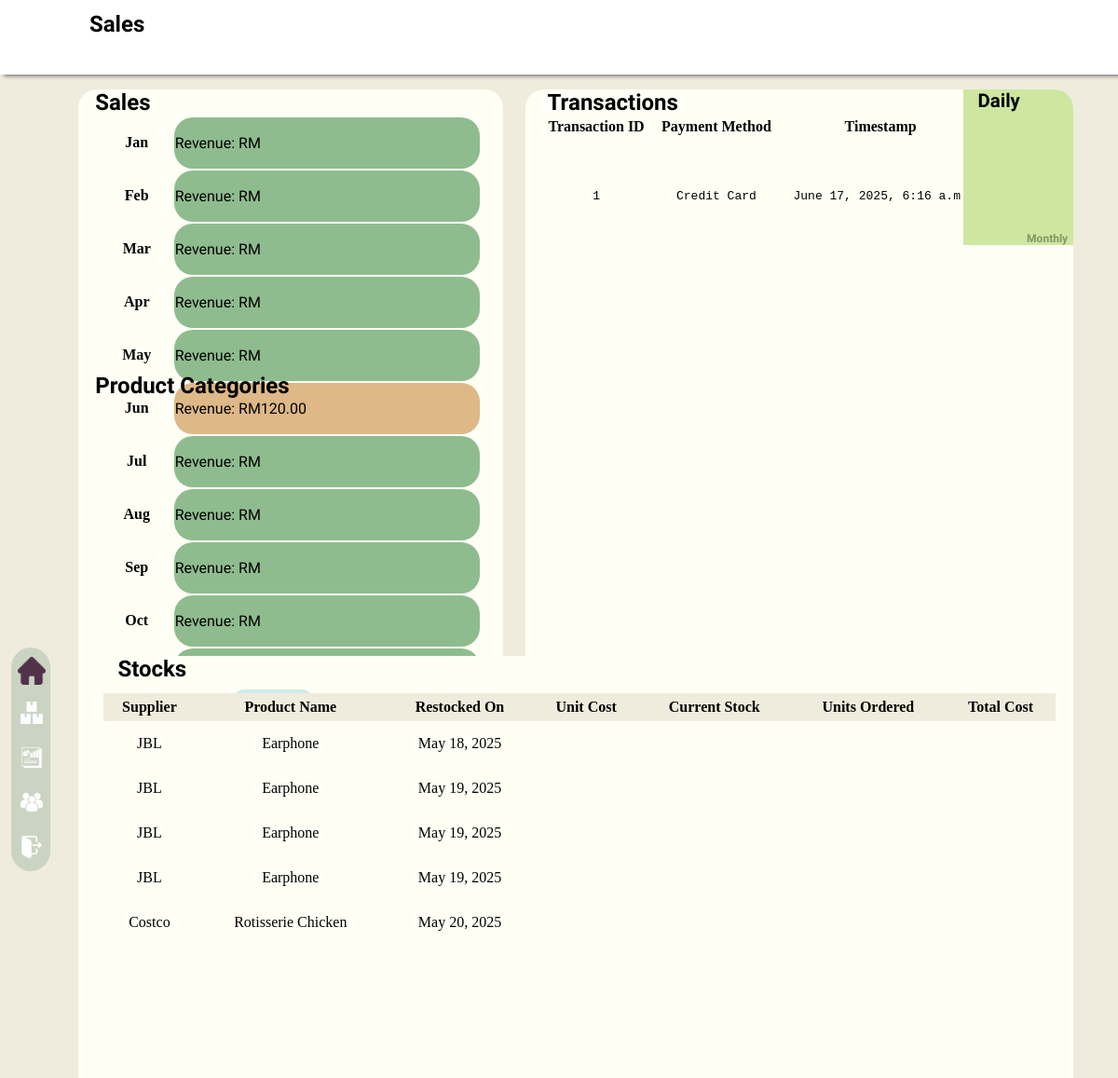
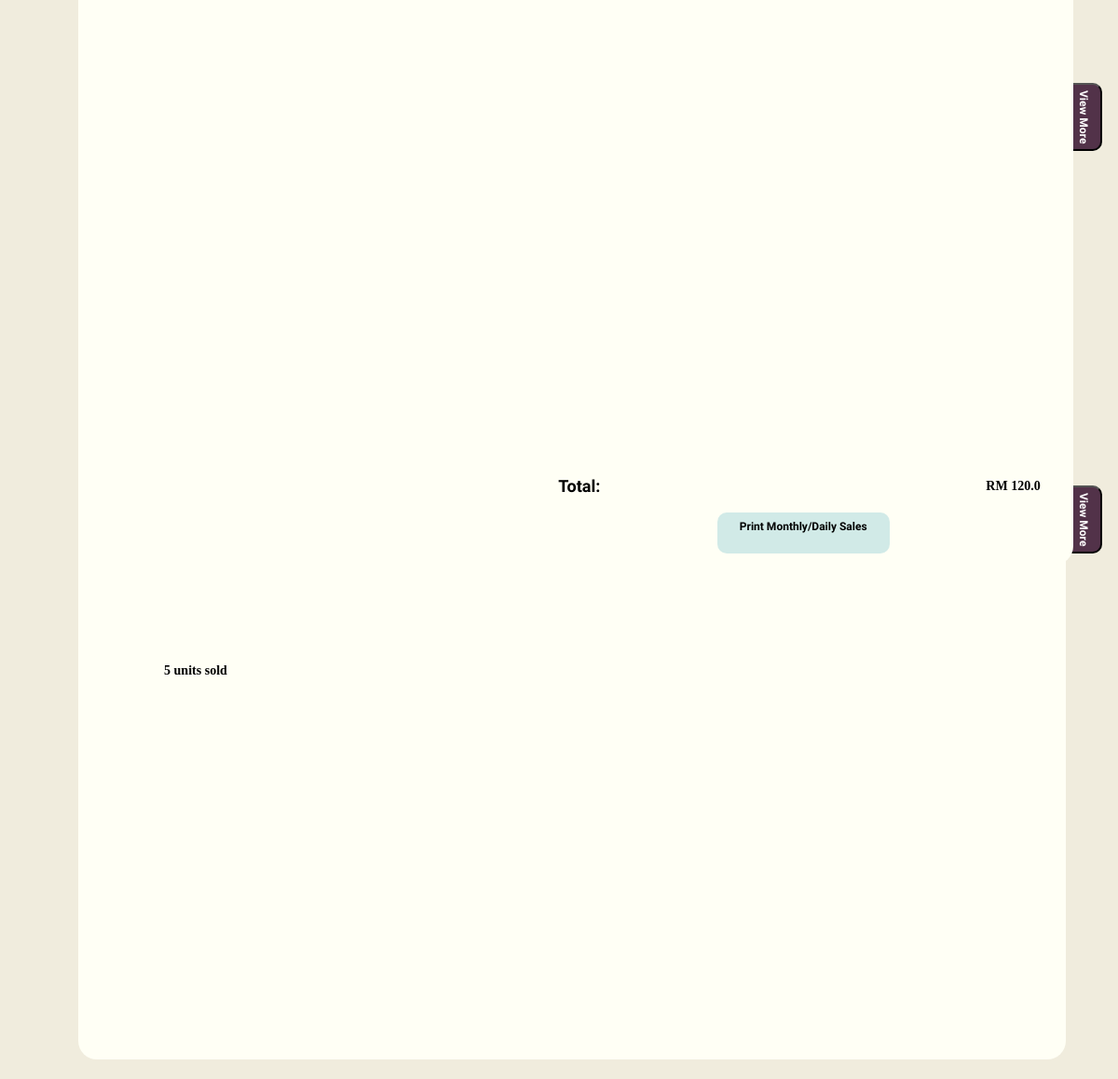
The page /report/ on the database its author committed (2 pictures, top to bottom).
### inventory/models.py (models this page shows, shortened)
class Product(models.Model):
    name = models.CharField(max_length=100, verbose_name='Name')
    quantity = models.IntegerField(verbose_name='Quantity')
    image = models.ImageField(upload_to='products/',default='/media/products/20240322_200331.jpg')
    qr_code = models.ImageField(upload_to='qr/')
    supplier = models.CharField(max_length=100)
    category = models.ForeignKey(Category, on_delete=models.CASCADE)
    price = models.FloatField()
    alert_threshold = models.IntegerField()
    timeStamp = models.DateTimeField(auto_now_add=True)

### pos/models.py (models this page shows)
class Payment(models.Model):
    cart = models.ForeignKey(Cart, on_delete=models.CASCADE)
    employeeID = models.ForeignKey(Employee, on_delete=models.CASCADE)
    payment_method = models.CharField(max_length=12,null=False)
    tax = models.FloatField(default=0.00)
    discount = models.FloatField(default=0.00)
    total_cost = models.FloatField(default=0.00,null=False)
    card_info = models.CharField(max_length=16, null=True)
    expiry = models.CharField(max_length=5,null=True)
    cvv = models.CharField(max_length=4,null=True)
    timeStamp = models.DateTimeField(auto_now_add=True)

### reports/views.py (the view, shortened to what this page needs)
# urls.py: path('', views.ManagerReportView, name="report"),
def ManagerReportView(request):
    template = loader.get_template('reports/partials/sales_transactions.html')
    sales_report = printSales()
    product_report = printBestProduct()
    stock_report = printInventory()
    if 'day_month' not in request.session:
        request.session['day_month'] = "day"
    print(request.POST)
    print(request.session['day_month'])
    if 'view_More' in request.POST:
        if request.POST['view_More'] == "stock":
            return redirect('/inventory/product_list')
        elif request.POST['view_More'] == "best_product":
            return redirect('/report/best-product')
    all_products = Product.objects.all().values()
    all_cart_items = CartItem.objects.all().values()
    total_product_sold=0
    best_product = []
    for item in all_products:
        for sold in all_cart_items:
            if sold['product_id'] == item['id']:
                total_product_sold += sold['quantity']
        if total_product_sold != 0:
            best_product.append({'product': item['name'], 'quantity_sold' : total_product_sold, 'image': f"{settings.MEDIA_URL}{item['image']}" if item['image'] else ''})
        total_product_sold = 0
    best_product.sort(key=lambda x:x['quantity_sold'])
    best_product.reverse()
    total_sold = CartItem.objects.aggregate(total=Sum('quantity'))
    category_sale = list(Category.objects.values('name').annotate(total=Sum('product__cartitem__quantity')))
    category_sale_only = [item for item in category_sale if item['total'] is not None]
    for i in category_sale_only:
        percentage = round(((i['total']/total_sold['total'])* 100),2)
        i.update({'y':percentage})
    today = datetime.now()
    this_month = today.strftime("%B").lower()
    all_monthly_sales = []
    sales_per_month = []
    total_yearly_sales = Payment.objects.filter(timeStamp__year = today.year).count()
    for i in range (1,13):
        monthly_sales = Payment.objects.filter(timeStamp__month = i).count()
        all_monthly_sales.append(monthly_sales)
        sales_on_month = Payment.objects.filter(timeStamp__month = i).aggregate(revenue = Sum('total_cost'))
        sales_per_month.append(sales_on_month['revenue'])
    for j in range(0,len(all_monthly_sales)):
        all_monthly_sales[j] = all_monthly_sales[j] / total_yearly_sales
    all_restock = Restock.objects.select_related('product_id').values_list(
        'product_id__supplier','product_id__name','date','cpu','product_id__quantity','units').all().annotate(unitPrice=F('units')*F('cpu'))
    total_revenue = 0
    total_transacts = 0
    if 'change-monthly' in request.POST:
        if request.POST['change-monthly'] == "1":
            show_transacts = Payment.objects.filter(timeStamp__month = today.month).values()
            products_sold = CartItem.objects.all().filter(cart_id__timeStamp__month = today.month).aggregate(sold=Sum('quantity'))
            for i in show_transacts:
                total_transacts += 1
                total_revenue += float(i['total_cost'])
            request.session['day_month'] = "month"
        elif request.POST['change-monthly'] == "0":
            show_transacts = Payment.objects.filter(timeStamp__day = today.day).values()
            products_sold = CartItem.objects.all().filter(cart_id__timeStamp__month = today.day).aggregate(sold=Sum('quantity'))
            for i in show_transacts:
                total_transacts += 1
                total_revenue += float(i['total_cost'])
            request.session['day_month'] = "day"
    else:
        if request.session['day_month'] == "day":
            show_transacts = Payment.objects.filter(timeStamp__day = today.day).values()
            products_sold = CartItem.objects.all().filter(cart_id__timeStamp__month = today.day).aggregate(sold=Sum('quantity'))
            for i in show_transacts:
                total_transacts += 1
                total_revenue += float(i['total_cost'])
        elif request.session['day_month'] == "month":
            show_transacts = Payment.objects.filter(timeStamp__month = today.month).values()
            products_sold = CartItem.objects.all().filter(cart_id__timeStamp__month = today.month).aggregate(sold=Sum('quantity'))
            for i in show_transacts:
                total_transacts += 1
                total_revenue += float(i['total_cost'])
    context = {
        'sales_report': sales_report,
        'product_report': product_report,
        'stock_report': stock_report,
        'month': this_month,
        'best_product' : best_product,
        'category_sale' : category_sale_only,
        'all_monthly_sales' : all_monthly_sales,
        'sales_per_month': sales_per_month,
        'all_restock' : all_restock,
        'transacts' : show_transacts,
        'total_revenue' : total_revenue,
        'month_or_day' : request.session['day_month'],
        }
    return HttpResponse(template.render(context,request))

### reports/templates/reports/partials/sales_transactions.html (shortened to what this page needs)
{% extends "reports/partials/show_restock.html" %}
{% load static %}
{% block transactions %}
    <link rel = "stylesheet" href="{% static 'css/sales_transactions.css' %}">
    <div id="transaction-box">
        <h2 class="boxTitle">Transactions</h2>
        {% if month_or_day == "month" %}
            <form action="" method="post" style="margin:0;">
                {% csrf_token %}
                <input type="hidden" name="change-monthly" value=0>
                <button type="submit" class="transac-switch">
                    <p class="periods monthly">Monthly</p>
                    <p class="periods daily">Daily</p>
                </button>
            </form>
        {% else %}
            <form action="" method="post" style="margin:0;">
                <button type="submit" class="transac-switch">
                    <p class="periods changed-monthly">Monthly</p>
                    <p class="periods changed-daily">Daily</p>
                </button>
            </form>
        {% endif %}
        <div id="transac-details">
            <table class="transac-table">
                <thead class="transac-table">
                    <tr>
                        <th> Transaction ID </th>
                        <th> Payment Method </th>
                        <th> Timestamp </th>
                        <th> Amount </th>
                    </tr>
                </thead>
                <tbody class="transac-table">
                    {% if transacts %}
                        {% for items in transacts %}
                            <tr style="height:10%;">
                                <td>{{items.id}}</td>
                                <td>{{items.payment_method}}</td>
                                <td>{{items.timeStamp}}</td>
                                <td>RM {{items.total_cost|floatformat:2}}</td>
                            </tr>
                        {% endfor %}
                        <tr>
                            <td></td>
                        </tr>
                    {% else %}
                        <tr>
                            <td colspan="4">No Transaction Made Today</td>
                        </tr>
                    {% endif %}
                </tbody>
            </table>
        </div>
        <div id="transac-total-box">
            <h3 id="transac-total"> Total: </h3>
            <h3 id="revenue">RM {{total_revenue}}</h3>
        </div>
        <form action="" method="post" id="sales_report">
            <button type="submit" class="prints" id="transac-print"> Print Monthly/Daily Sales </button>
        </form>
    </div>
{% endblock transactions %}

### reports/templates/reports/partials/show_restock.html (shortened to what this page needs)
{% extends "reports/partials/sales_chart.html" %}
{% load static %}
{% block stocks %}
    <link rel = "stylesheet" href="{% static 'css/show_restock.css' %}">
    <div class="container stocks">
        <div id="stocks">
            <h2 class="boxTitle"> Stocks </h2>
            <form action="" method="post" id="stock_report">
                <button type="submit" class="prints stocks"> Print </button>
            </form>
            <div id="stocks-table-box">
                <table id="stocks-table">
                    <thead class="stocks-table">
                        <tr id="header">
                            <th> Supplier </th>
                            <th> Product Name </th>
                             <th> Restocked On </th>
                            <th> Unit Cost </th>
                            <th> Current Stock </th>
                            <th> Units Ordered </th>
                            <th> Total Cost </th>
                        </tr>
                    </thead>
                    <tbody class="stocks-table">
                        {% if all_restock %}
                            {% for items in all_restock %}
                                <tr class="stocks-table">
                                    <td>{{ items.0 }}</td>
                                    <td>{{ items.1 }}</td>
                                    <td>{{ items.2 }}</td>
                                    <td>{{ items.3|floatformat:2 }}</td>
                                    <td>{{ items.4 }}</td>
                                    <td>{{ items.5 }}</td>
                                    <td>{{ items.6|floatformat:2 }}</td>
                                </tr>
                            {% endfor %}
                        {% endif %}
                        <tr></tr>
                    </tbody>
                </table>
            </div>
        </div>
        <div class="view-more">
            <form action="" method="post">
                <button type="submit" class="viewMoreBttn"> View More </button>
            </form>
        </div>
    </div>
    {% block transactions %}{% endblock transactions %}
{% endblock stocks %}

### static/css/manager/navigation.css (style rules this page uses)
p { margin: 0; top: -1.5em; left: 6.5em; position: relative; }

### reports/static/css/sales.css (style rules this page uses)
body, html { font-size: 1vw; margin: 0; background-color: #F0ECDD; }
.boxTitle { font-family: "Mukta Mahee", sans-serif; font-weight: 600; font-style: normal; font-size: 2vw; padding-left: 4%; margin: 0; width: auto; }
.prints { position: relative; left: 42%; width: 7rem; height: 2em; border-radius: 10px; border-style: none; background: rgba(163, 214, 217, 0.50); font-family: "Mukta Mahee", sans-serif; font-size: unset; font-weight: 700; font-style: normal; }
.container { position: absolute; width: 92.5%; height: 50%; left: 7%; }
.view-more { width: 3.5%; writing-mode: vertical-lr; align-self: center; }
.viewMoreBttn { width: 100%; height: 100%; background-color: #523249; border-top-right-radius: 10px; border-end-end-radius: 10px; color: #FFF; font-family: "Mukta Mahee", sans-serif; font-weight: 600; font-style: normal; font-size: 1vw; }

### reports/static/css/show_restock.css (style rules this page uses)
.container.stocks { display: flex; top: 88vh; padding-bottom: 3%; }
.prints { position: relative; left: 42%; width: 7rem; height: 2em; border-radius: 10px; border-style: none; background: rgba(163, 214, 217, 0.50); font-family: "Mukta Mahee", sans-serif; font-size: unset; font-weight: 700; font-style: normal; }
.prints.stocks { position: absolute; top: 3%; left: 15%; }
#stocks { width: 95.5%; height: 100%; border-radius: 20px; background-color: rgb(255, 255, 245); overflow: hidden; }
#stocks-table-box { width: 100%; height: 82%; overflow-y: scroll; }
#stocks-table { width: 96.5%; height: 100%; margin-left: 2.5%; border-collapse: collapse; }
#header { position: -webkit-sticky; position: sticky; top: 0; height: 5%; }
thead.stocks-table { position: sticky; z-index: 1; top: 0; height: 2.5rem; background-color: #F0ECDD; }
tbody.stocks-table { vertical-align: top; text-align: center; }
tr.stocks-table { vertical-align: middle; height: 3em; }

### reports/static/css/sales_transactions.css (style rules this page uses)
#transaction-box { position: absolute; top: 12vh; left: 47%; width: 49%; height: 72%; background-color: rgb(255, 255, 245); border-radius: 20px; overflow: hidden; }
#transac-details { width: 95%; height: calc(80% - 6vh); margin-left: 2.5%; margin-right: 2.5%; }
.transac-switch { position: absolute; top: 0; right: 0; width: 20%; height: 10%; border-style: none; background-color: #CDE7A1; font-family: "Mukta Mahee", sans-serif; font-weight: 600; font-style: normal; font-size: 1vw; }
.periods { position: absolute; bottom: 0; margin: 0; width: auto; color: #839762; }
.periods.changed-monthly { justify-self: end; top: auto; bottom: 0; right: 0; margin: 0; width: fit-content; height: fit-content; padding-right: 5%; font-size: 1vw; color: #839762; }
.periods.changed-daily { top: 0; color: #000; font-size: 1.7vw; justify-self: anchor-center; padding-right: 55%; }
table.transac-table { width: 100%; height: 100%; overflow: hidden; text-align: center; }
tbody.transac-table { font-family: monospace; }
#transac-total-box { position: absolute; display: flex; bottom: 8vh; width: 100%; height: 40px; justify-content: space-between; align-items: center; }
#transac-total { margin-top: 0.2em; margin-bottom: 0.2em; padding-left: 6%; font-family: "Mukta Mahee", sans-serif; font-weight: 600; font-style: normal; font-size: 1.5vw; }
#revenue { float: right; padding-right: 6%; }
#transac-print { position: absolute; bottom: 1.5vh; left: 35%; width: fit-content; padding-top: 1vh; padding-bottom: 4.5vh; padding-left: 3vh; padding-right: 3vh; }

### rows shown on the page
Product: supplier "JBL", name "Earphone", items "May 18, 2025", items "May 19, 2025"
Product: supplier "Costco", name "Rotisserie Chicken", items "May 20, 2025"
Payment: id "1", payment_method "Credit Card", timeStamp "June 17, 2025, 6:16 a.m."

### other values the page prints
{{ items.quantity_sold }} "5"
{{ sales_per_month.5|floatformat:2 }} "120.00"
{{ total_revenue }} "120.0"
